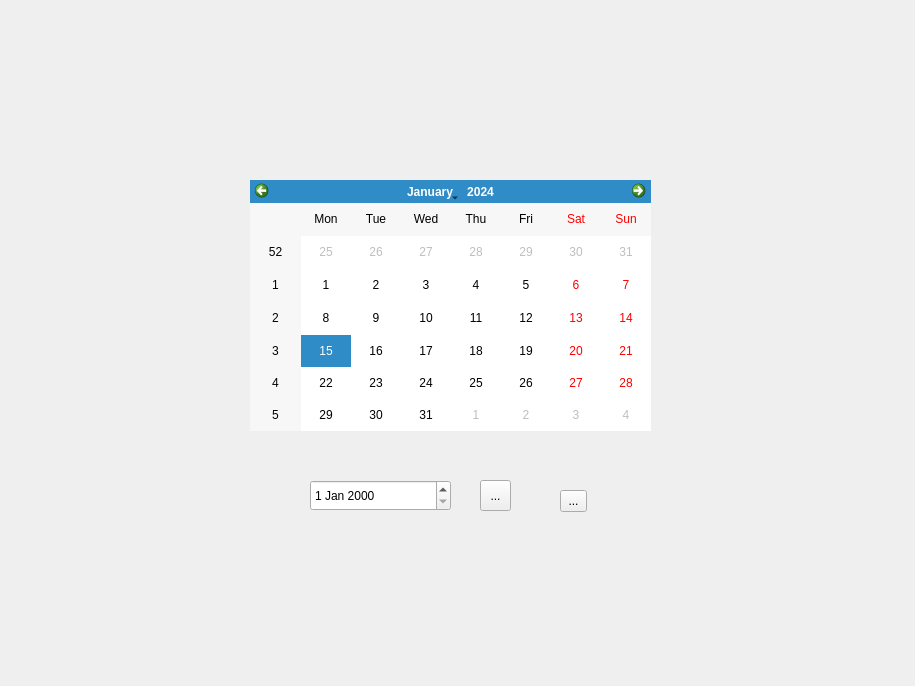
<?xml version="1.0" encoding="UTF-8"?>
<ui version="4.0">
 <class>Dialog</class>
 <widget class="QDialog" name="Dialog">
  <property name="geometry">
   <rect>
    <x>0</x>
    <y>0</y>
    <width>915</width>
    <height>686</height>
   </rect>
  </property>
  <property name="windowTitle">
   <string>Dialog</string>
  </property>
  <widget class="QCalendarWidget" name="calendarWidget">
   <property name="enabled">
    <bool>true</bool>
   </property>
   <property name="geometry">
    <rect>
     <x>250</x>
     <y>180</y>
     <width>401</width>
     <height>251</height>
    </rect>
   </property>
   <property name="gridVisible">
    <bool>false</bool>
   </property>
  </widget>
  <widget class="QDateEdit" name="dateEdit">
   <property name="geometry">
    <rect>
     <x>310</x>
     <y>480</y>
     <width>141</width>
     <height>31</height>
    </rect>
   </property>
  </widget>
  <widget class="QToolButton" name="toolButton">
   <property name="geometry">
    <rect>
     <x>480</x>
     <y>480</y>
     <width>31</width>
     <height>31</height>
    </rect>
   </property>
   <property name="text">
    <string>...</string>
   </property>
  </widget>
  <widget class="QToolButton" name="toolButton_2">
   <property name="geometry">
    <rect>
     <x>560</x>
     <y>490</y>
     <width>27</width>
     <height>22</height>
    </rect>
   </property>
   <property name="text">
    <string>...</string>
   </property>
  </widget>
 </widget>
 <resources/>
 <connections>
  <connection>
   <sender>toolButton</sender>
   <signal>clicked()</signal>
   <receiver>calendarWidget</receiver>
   <slot>show()</slot>
   <hints>
    <hint type="sourcelabel">
     <x>495</x>
     <y>487</y>
    </hint>
    <hint type="destinationlabel">
     <x>481</x>
     <y>378</y>
    </hint>
   </hints>
  </connection>
  <connection>
   <sender>toolButton_2</sender>
   <signal>clicked()</signal>
   <receiver>calendarWidget</receiver>
   <slot>hide()</slot>
   <hints>
    <hint type="sourcelabel">
     <x>580</x>
     <y>498</y>
    </hint>
    <hint type="destinationlabel">
     <x>562</x>
     <y>424</y>
    </hint>
   </hints>
  </connection>
 </connections>
</ui>
